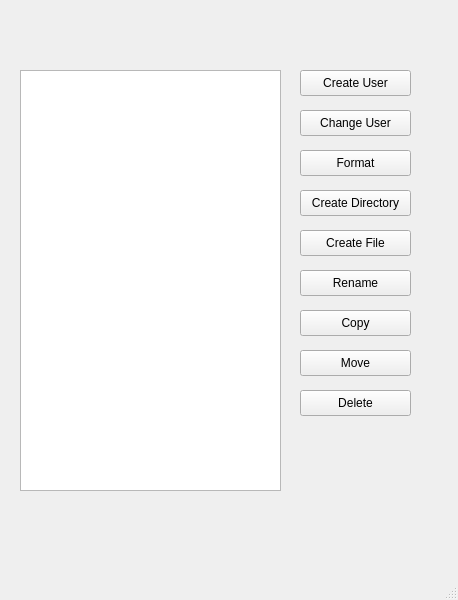
<?xml version="1.0" encoding="UTF-8"?>
<ui version="4.0">
 <class>MainWindow</class>
 <widget class="QMainWindow" name="MainWindow">
  <property name="geometry">
   <rect>
    <x>0</x>
    <y>0</y>
    <width>458</width>
    <height>600</height>
   </rect>
  </property>
  <property name="windowTitle">
   <string>FileSystem</string>
  </property>
  <widget class="QWidget" name="centralwidget">
   <widget class="QListWidget" name="fileListWidget">
    <property name="geometry">
     <rect>
      <x>20</x>
      <y>70</y>
      <width>261</width>
      <height>421</height>
     </rect>
    </property>
   </widget>
   <widget class="QPushButton" name="btnFormat">
    <property name="geometry">
     <rect>
      <x>300</x>
      <y>150</y>
      <width>111</width>
      <height>26</height>
     </rect>
    </property>
    <property name="text">
     <string>Format</string>
    </property>
   </widget>
   <widget class="QPushButton" name="btnCreateDir">
    <property name="geometry">
     <rect>
      <x>300</x>
      <y>190</y>
      <width>111</width>
      <height>26</height>
     </rect>
    </property>
    <property name="text">
     <string>Create Directory</string>
    </property>
   </widget>
   <widget class="QPushButton" name="btnCreateFile">
    <property name="geometry">
     <rect>
      <x>300</x>
      <y>230</y>
      <width>111</width>
      <height>26</height>
     </rect>
    </property>
    <property name="text">
     <string>Create File</string>
    </property>
   </widget>
   <widget class="QPushButton" name="btnDelete">
    <property name="geometry">
     <rect>
      <x>300</x>
      <y>390</y>
      <width>111</width>
      <height>26</height>
     </rect>
    </property>
    <property name="text">
     <string>Delete</string>
    </property>
   </widget>
   <widget class="QLabel" name="lblUser">
    <property name="geometry">
     <rect>
      <x>20</x>
      <y>10</y>
      <width>421</width>
      <height>18</height>
     </rect>
    </property>
    <property name="text">
     <string/>
    </property>
   </widget>
   <widget class="QPushButton" name="btnCreateUser">
    <property name="geometry">
     <rect>
      <x>300</x>
      <y>70</y>
      <width>111</width>
      <height>26</height>
     </rect>
    </property>
    <property name="text">
     <string>Create User</string>
    </property>
   </widget>
   <widget class="QPushButton" name="btnChangeUser">
    <property name="geometry">
     <rect>
      <x>300</x>
      <y>110</y>
      <width>111</width>
      <height>26</height>
     </rect>
    </property>
    <property name="text">
     <string>Change User</string>
    </property>
   </widget>
   <widget class="QPushButton" name="btnRename">
    <property name="geometry">
     <rect>
      <x>300</x>
      <y>270</y>
      <width>111</width>
      <height>26</height>
     </rect>
    </property>
    <property name="text">
     <string>Rename</string>
    </property>
   </widget>
   <widget class="QPushButton" name="btnCopy">
    <property name="geometry">
     <rect>
      <x>300</x>
      <y>310</y>
      <width>111</width>
      <height>26</height>
     </rect>
    </property>
    <property name="text">
     <string>Copy</string>
    </property>
   </widget>
   <widget class="QPushButton" name="btnMove">
    <property name="geometry">
     <rect>
      <x>300</x>
      <y>350</y>
      <width>111</width>
      <height>26</height>
     </rect>
    </property>
    <property name="text">
     <string>Move</string>
    </property>
   </widget>
  </widget>
  <widget class="QMenuBar" name="menubar">
   <property name="geometry">
    <rect>
     <x>0</x>
     <y>0</y>
     <width>458</width>
     <height>23</height>
    </rect>
   </property>
  </widget>
  <widget class="QStatusBar" name="statusbar"/>
 </widget>
 <resources/>
 <connections/>
</ui>
